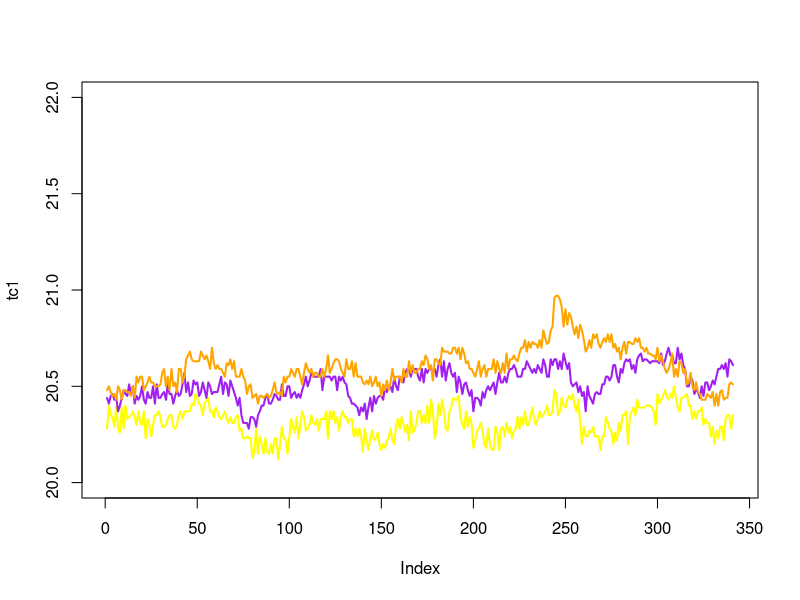
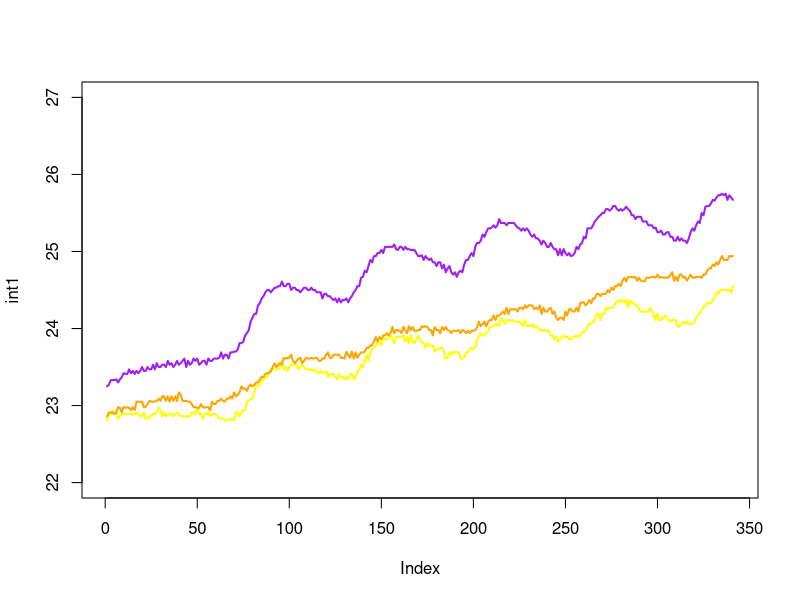
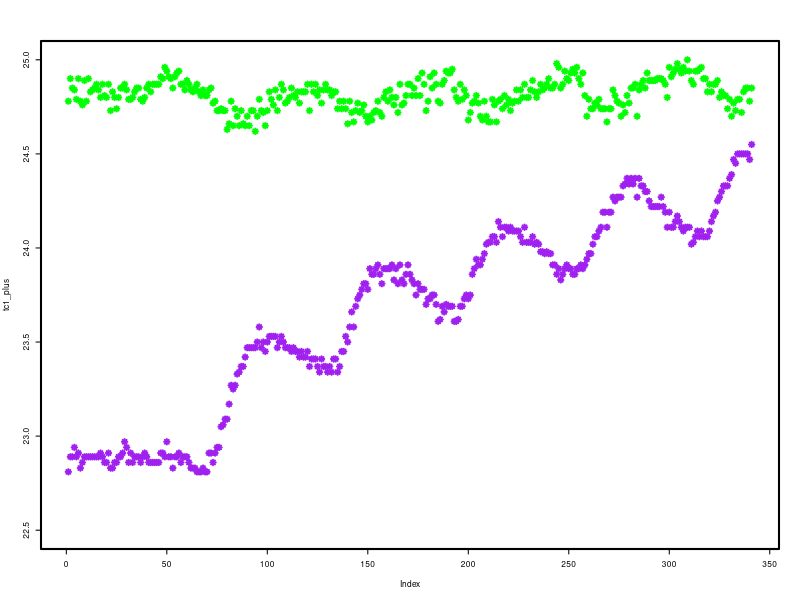
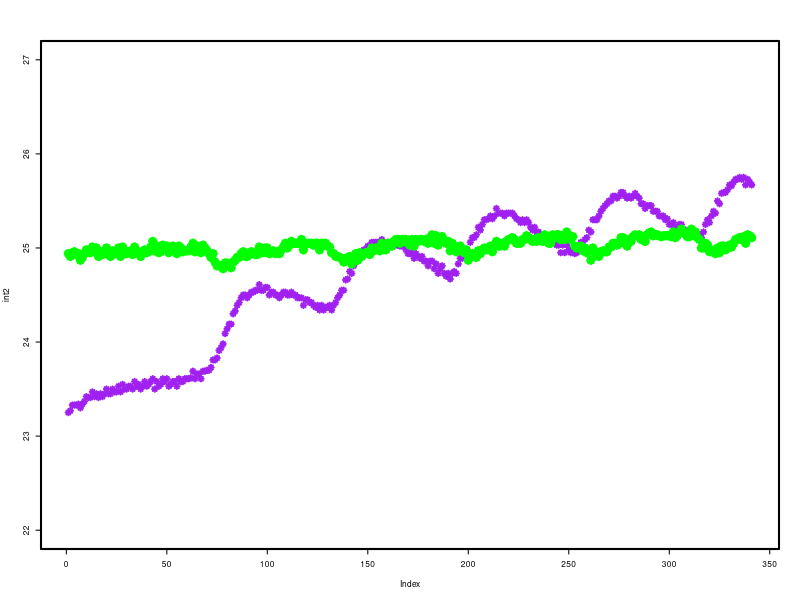
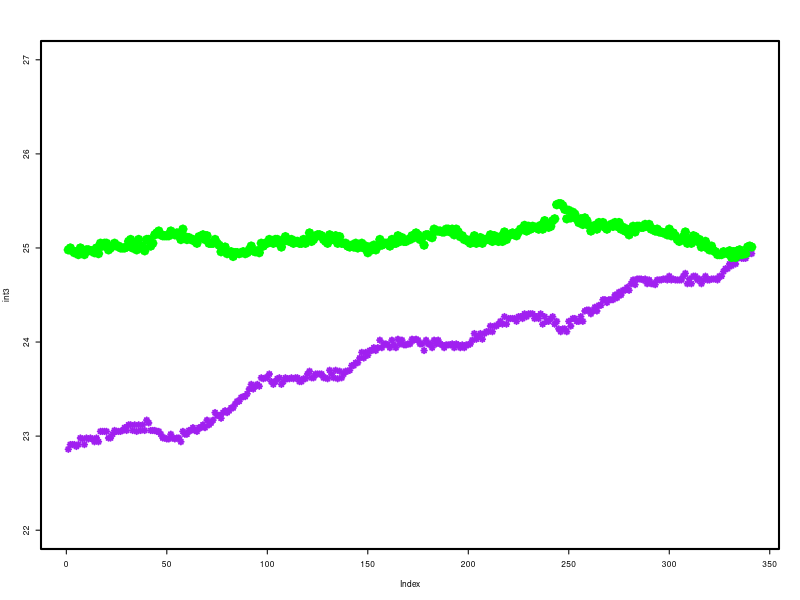
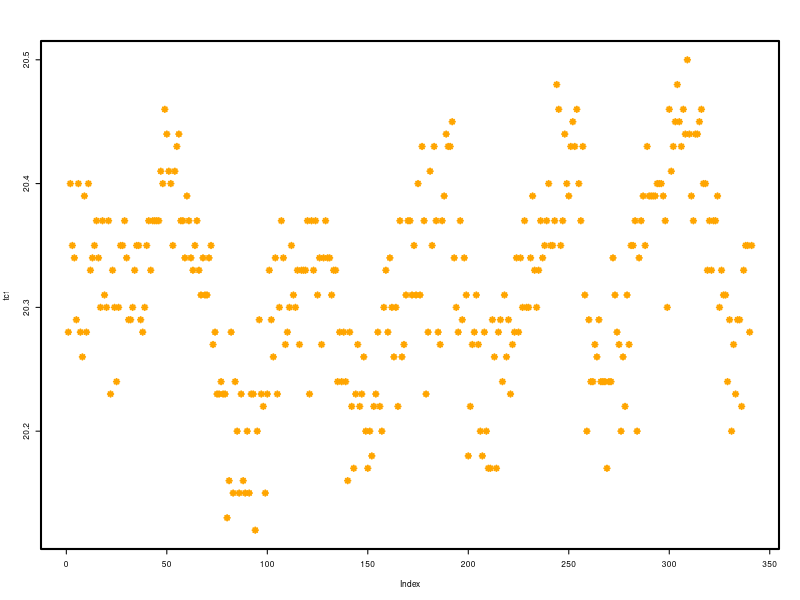
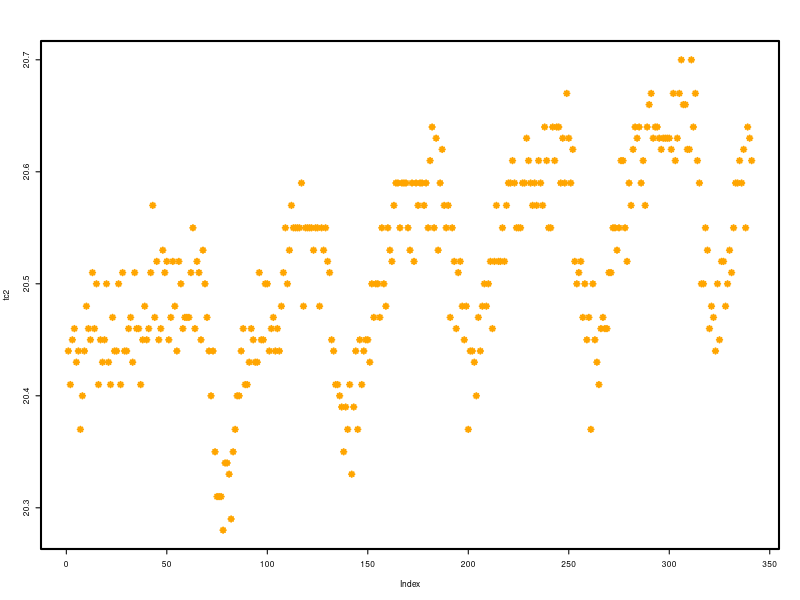
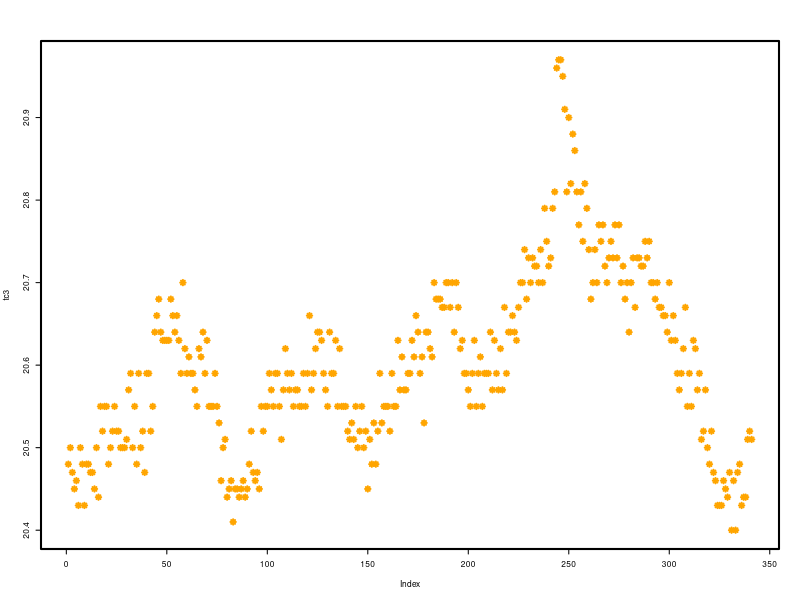

Reproduce these figures in R, in order. (Note: this script raises an error after producing the figures.)
setwd("~/Documents/Projects/UAF/sap-flux/data/capture/")
d = data.frame(read.csv("2017-03-10 15-05-11 CC_junction_taped_to_amp.csv"))
g = data.frame(read.csv("2017-03-10 15-05-11 CC_junction_superglue_to_amp.csv"))
r = data.frame(read.csv("2017-03-10 15-05-11 CC_junction_superglue_to_amp_routed.csv"))
names(d) <- c("tc1", "tc2", "tc3", "int1", "int2", "int3")
names(g) <- c("tc1", "tc2", "tc3", "int1", "int2", "int3")
names(r) <- c("tc1", "tc2", "tc3", "int1", "int2", "int3")
attach(r)
par(mfrow=c(1,1))
##Temperature readings graphed together
plot(tc1, col="yellow", ylim=c(20, 22), type = "l", lwd=2)
lines(tc2, col="purple", lwd=2)
lines(tc3, col="orange", lwd=2)

## In proximity heater, the TC Numbers are: 2 is closest, 1 is furthest, 3 is in the middle
plot(int1, col="yellow", ylim=c(22, 27), type = "l", lwd=2)
lines(int2, col="purple", lwd=2)
lines(int3, col="orange", lwd=2)


tc1_plus = tc1+4.5
tc2_plus = tc2+4.5
tc3_plus = tc3+4.5

par(
  mfrow=c(1,1),
  cex=0.5,
  lwd=2,
  pch=8
  )
plot(tc1_plus, type="p", ylim=c(22.5, 25), col="green")
points(int1, col="purple")
plot(int2, type="p", lwd=2, ylim=c(22, 27), col="purple")
points(tc2_plus, col="green", lwd=4)
plot(int3, type="p", lwd=2, ylim=c(22, 27), col="purple")
points(tc3_plus, col="green", lwd=4)


plot(tc1, col="orange")
plot(tc2, col="orange")
plot(tc3, col="orange")
detach(g)
